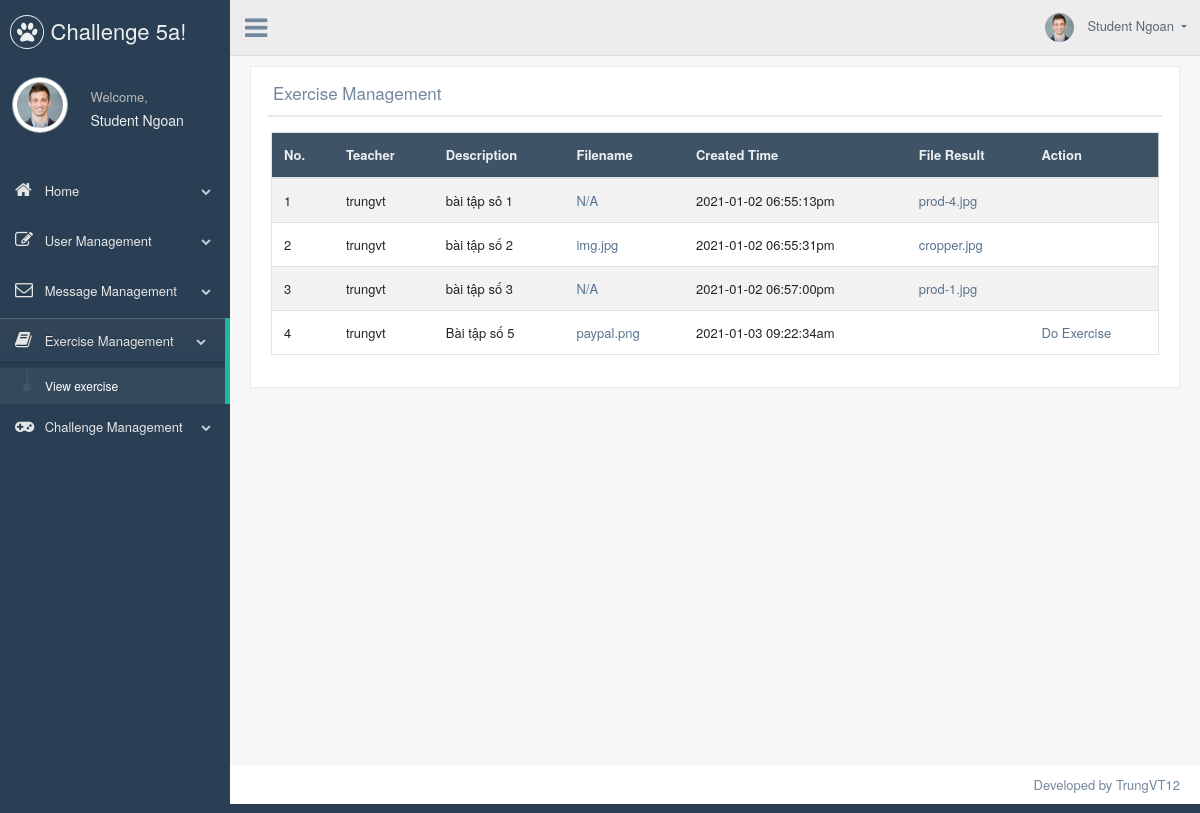
The app's page /view_exercise.php (signed in) with its own data.
### tables this page shows
CREATE TABLE `user` (
  `username` varchar(45) NOT NULL,
  `password` varchar(45) NOT NULL,
  `role_id` int NOT NULL,
  `fullname` varchar(45) NOT NULL,
  `email` varchar(45) DEFAULT 'N/A',
  `phonenumber` varchar(45) DEFAULT 'N/A',
  PRIMARY KEY (`username`),
  UNIQUE KEY `username_UNIQUE` (`username`),
  KEY `fk_role_id_idx` (`role_id`),
  CONSTRAINT `fk_role_id` FOREIGN KEY (`role_id`) REFERENCES `role` (`id`)
);

CREATE TABLE `exercise` (
  `id` int NOT NULL AUTO_INCREMENT,
  `user_created` varchar(45) NOT NULL,
  `type_id` int NOT NULL,
  `content` varchar(1000) NOT NULL,
  `file_name` varchar(500) DEFAULT 'N/A',
  `createdtime` varchar(45) NOT NULL,
  PRIMARY KEY (`id`),
  UNIQUE KEY `id_UNIQUE` (`id`),
  KEY `fk_user_created_idx` (`user_created`),
  KEY `fk_type_exercise_idx` (`type_id`),
  CONSTRAINT `fk_type_exercise` FOREIGN KEY (`type_id`) REFERENCES `type_exercise` (`id`),
  CONSTRAINT `fk_user_created` FOREIGN KEY (`user_created`) REFERENCES `user` (`username`)
);

CREATE TABLE `do_exercise` (
  `id` int NOT NULL AUTO_INCREMENT,
  `exercise_id` int NOT NULL,
  `user` varchar(45) NOT NULL,
  `content` varchar(5000) DEFAULT NULL,
  `file_result` varchar(500) DEFAULT NULL,
  `status` int DEFAULT NULL,
  `createdtime` varchar(45) NOT NULL,
  PRIMARY KEY (`id`),
  UNIQUE KEY `id_UNIQUE` (`id`),
  KEY `fk_user_idx` (`user`),
  KEY `fk_status_idx` (`status`),
  KEY `fk_exercise_idx` (`exercise_id`),
  CONSTRAINT `fk_exercise` FOREIGN KEY (`exercise_id`) REFERENCES `exercise` (`id`),
  CONSTRAINT `fk_status` FOREIGN KEY (`status`) REFERENCES `status` (`id`),
  CONSTRAINT `fk_user` FOREIGN KEY (`user`) REFERENCES `user` (`username`)
);

### view_exercise.php (the view, shortened to what this page needs)
<?php
require_once("DBHelper/connection.php");
$username = $_SESSION['username'];
$sql = "SELECT fullname FROM user WHERE username = '$username'";
$result = mysqli_query($conn, $sql);
if ($result->num_rows == 1) {
    while ($row = $result->fetch_assoc()) {
        $fullname = $row["fullname"];
    }
} else {
    header('Location: logout.php');
    return;
}
?>
<!DOCTYPE html>
<html lang="en">
    <head>
        <link href="vendors/bootstrap/dist/css/bootstrap.min.css" rel="stylesheet">
        <link href="vendors/font-awesome/css/font-awesome.min.css" rel="stylesheet">
        <link href="build/css/custom.min.css" rel="stylesheet">
    </head>
    <body class="nav-md">
        <div class="container body">
            <div class="main_container">
                <div class="col-md-3 left_col">
                    <div class="left_col scroll-view">
                        <div class="navbar nav_title" style="border: 0;">
                            <a href="index.php" class="site_title"><i class="fa fa-paw"></i> <span>Challenge 5a!</span></a>
                        </div>
                        <div class="profile clearfix">
                            <div class="profile_pic">
                                <img src="images/img.jpg" alt="..." class="img-circle profile_img">
                            </div>
                            <div class="profile_info">
                                <span>Welcome,</span>
                                <h2>
                                    <?php
                                    echo $fullname;
                                    ?>
                                </h2>
                            </div>
                        </div>
                        <br />
                        <div id="sidebar-menu" class="main_menu_side hidden-print main_menu">
                            <div class="menu_section">
                                <ul class="nav side-menu">
                                    <li><a href="index.php"><i class="fa fa-home"></i> Home <span class="fa fa-chevron-down"></span></a></li>
                                    <li><a><i class="fa fa-edit"></i> User Management <span class="fa fa-chevron-down"></span></a>
                                    </li>
                                    <li><a><i class="fa fa-envelope-o"></i> Message Management <span class="fa fa-chevron-down"></span></a>
                                    </li>
                                    <li><a><i class="fa fa-book"></i> Exercise Management <span class="fa fa-chevron-down"></span></a>
                                        <ul class="nav child_menu">
                                            <li><a href="view_exercise.php">View exercise</a></li>
                                        </ul>
                                    </li>
                                    <li><a><i class="fa fa-gamepad"></i> Challenge Management <span class="fa fa-chevron-down"></span></a>
                                    </li>
                                </ul>
                            </div>
                        </div>
                    </div>
                </div>
                <div class="top_nav">
                    <div class="nav_menu">
                        <div class="nav toggle">
                            <a id="menu_toggle"><i class="fa fa-bars"></i></a>
                        </div>
                        <nav class="nav navbar-nav">
                            <ul class=" navbar-right">
                                <li class="nav-item dropdown open" style="padding-left: 15px;">
                                    <a href="javascript:;" class="user-profile dropdown-toggle" aria-haspopup="true" id="navbarDropdown" data-toggle="dropdown" aria-expanded="false">
                                        <img src="images/img.jpg" alt="">
                                        <?php
                                        echo $fullname;
                                        ?>
                                    </a>
                                </li>
                            </ul>
                        </nav>
                    </div>
                </div>
                <div class="right_col" role="main">
                    <div class="">
                        <div class="row" style="display: block;">
                            <div class="col-md-12 col-sm-12  ">
                                <div class="x_panel">
                                    <div class="x_title">
                                        <h2>Exercise Management</h2>
                                        <div class="clearfix"></div>
                                    </div>
                                    <div class="x_content">
                                        <div class="table-responsive">
                                            <table class="table table-striped jambo_table bulk_action">
                                                <thead>
                                                    <tr class="headings">
                                                        <th class="column-title">No. </th>
                                                        <th class="column-title">Teacher </th>
                                                        <th class="column-title">Description </th>
                                                        <th class="column-title">Filename </th>
                                                        <th class="column-title">Created Time</th>
                                                        <?php echo ($_SESSION['usertype'] == 1) ? '<th class="column-title">File Result</th>' : '' ?>
                                                        <th class="column-title no-link last"><span class="nobr">Action</span>
                                                        </th>
                                                    </tr>
                                                </thead>
                                                <tbody>
                                                    <?php
                                                    $username = $_SESSION['username'];
                                                    $role_id = $_SESSION['usertype'];
                                                    $sql = "SELECT * FROM exercise WHERE type_id = 1";
                                                    $result = mysqli_query($conn, $sql);
                                                    if ($result->num_rows > 0) {
                                                        $count = 1;
                                                        while ($row = $result->fetch_assoc()) {
                                                            if ($count % 2 == 1) {
                                                                echo '<tr class="odd pointer">';
                                                            } else {
                                                                echo '<tr class="even pointer">';
                                                            }
                                                            $id = $row["id"];
                                                            $user_created = $row["user_created"];
                                                            $content = $row["content"];
                                                            $file_name = $row["file_name"];
                                                            $createdtime = $row["createdtime"];
                                                            echo "<td class=\" \">$count</td>";
                                                            echo "<td class=\" \">$user_created</td>";
                                                            echo "<td class=\" \">$content</td>";
                                                            echo "<td class = \" \"><a href=\"uploads/teachers/$file_name\" download>$file_name</a></td>";
                                                            echo "<td class = \" \">$createdtime</td>";
                                                            if ($role_id == "1") {
                                                                $sql = "SELECT file_result FROM do_exercise WHERE exercise_id = $id AND user = '$username'";
                                                                $result_1 = mysqli_query($conn, $sql);
                                                                if ($result_1->num_rows == 1) {
                                                                    while ($row = $result_1->fetch_assoc()) {
                                                                        $file_result = $row["file_result"];
                                                                        echo "<td class = \" \"><a href=\"uploads/students/$file_result\" download>$file_result</a></td>";
                                                                        echo "<td class = \" \"></td>";
                                                                    }
                                                                } else {
                                                                    echo "<td class = \" \"></td>";
                                                                    echo "<td class=\" last\"><a href='do_exercise.php?id=$id'>Do Exercise</a></td>";
                                                                }
                                                            }
                                                            echo "</tr>";
                                                            $count += 1;
                                                        }
                                                    }
                                                    ?>
                                                </tbody>
                                            </table>
                                        </div>
                                    </div>
                                </div>
                            </div>
                        </div>
                    </div>
                </div>
                <footer>
                    <div class="pull-right">
                        Developed by TrungVT12
                    </div>
                    <div class="clearfix"></div>
                </footer>
            </div>
        </div>
    </body>
</html>

### records on screen
user: fullname "Student Ngoan"
exercise: user_created "trungvt", content "bài tập sô 1", file_name "N/A", createdtime "2021-01-02 06:55:13pm"
do_exercise: file_result "prod-4.jpg"
exercise: user_created "trungvt", content "bài tập số 2", file_name "img.jpg", createdtime "2021-01-02 06:55:31pm"
do_exercise: file_result "cropper.jpg"
exercise: user_created "trungvt", content "bài tập số 3", file_name "N/A", createdtime "2021-01-02 06:57:00pm"
do_exercise: file_result "prod-1.jpg"
exercise: user_created "trungvt", content "Bài tập số 5", file_name "paypal.png", createdtime "2021-01-03 09:22:34am"
